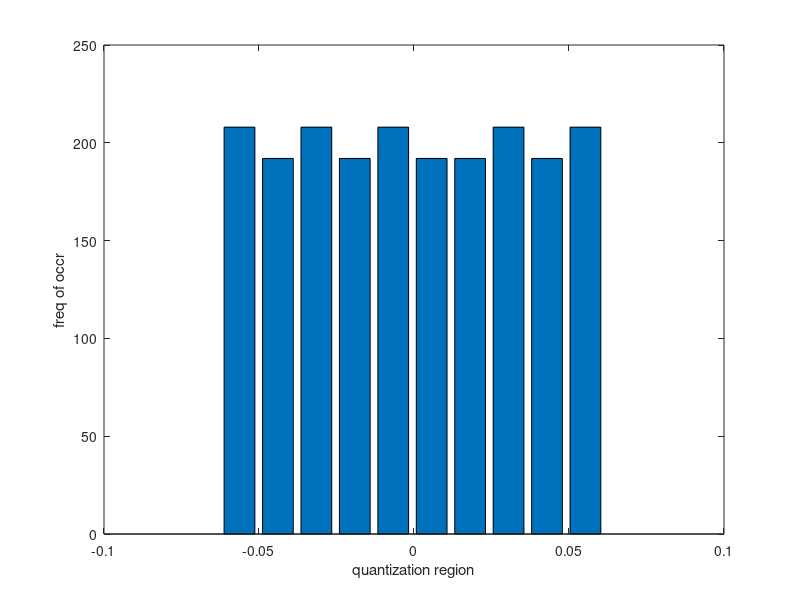

The MATLAB script that drew this image:
clear all;close all;
dx=0.001;
x_min=-1;
x_max=1;
x=x_min:dx:x_max-dx;
N=4;
q=(x_max-x_min)/(2^N);
xq=q*floor((x)/q)+q/2;
qe=x-xq;
[h,scl]=hist(qe,10);
figure;bar(scl,h);

xlabel('quantization region');
ylabel('freq of occr');
np_m=std(qe)^2;
np_c=(q^2)/12
